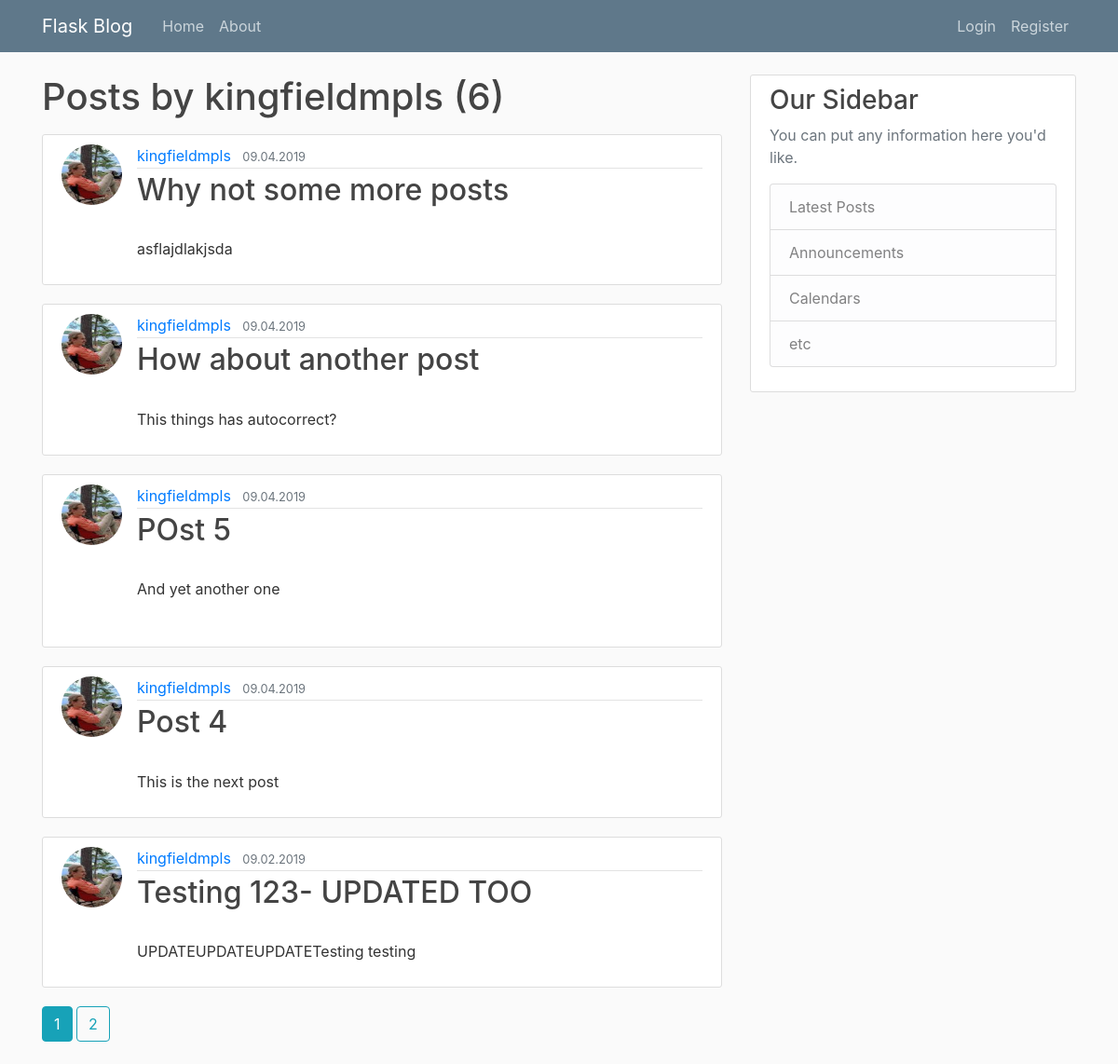
The page /user/kingfieldmpls on the database its author committed.
### flaskblog/models.py (models this page shows, shortened)
class User(db.Model, UserMixin):
    id = db.Column(db.Integer, primary_key=True)
    username = db.Column(db.String(20), unique=True, nullable=False)
    email = db.Column(db.String(120), unique=True, nullable=False)
    image_file = db.Column(db.String(20), nullable=False, default="default.jpg")
    password = db.Column(db.String(60), nullable=False)
    posts = db.relationship("Post", backref="author", lazy=True)

class Post(db.Model):
    id = db.Column(db.Integer, primary_key=True)
    title = db.Column(db.String(100), nullable=False)
    date_posted = db.Column(db.DateTime, nullable=False, default=datetime.utcnow)
    content = db.Column(db.Text, nullable=False)
    user_id = db.Column(db.Integer, db.ForeignKey("user.id"), nullable=False)

### flaskblog/routes.py (the view)
@app.route("/user/<string:username>")
def user_posts(username):
    page = request.args.get("page", 1, type=int)
    user = User.query.filter_by(username=username).first_or_404()
    posts = (
        Post.query.filter_by(author=user)
        .order_by(Post.date_posted.desc())
        .paginate(page=page, per_page=5)
    )
    return render_template("user_posts.html", posts=posts, user=user)

### flaskblog/templates/user_posts.html (shortened to what this page needs)
{% extends "layout.html" %}
{% block content %}
<h1 class="mb-3">Posts by {{ user.username }} ({{ posts.total }})</h1>
{% for post in posts.items %}
<article class="media content-section">
    <img class="rounded-circle article-img"
        src="{{ url_for('static', filename='profile_pics/' + post.author.image_file) }}">
    <div class="media-body">
        <div class="article-metadata">
            <a class="mr-2" href="{{ url_for('user_posts', username=post.author.username) }}">
                {{  post.author.username }}
            </a>
            <small class="text-muted">
                {{ post.date_posted.strftime("%m.%d.%Y") }}
            </small>
        </div>
        <h2>
            <a class="article-title" href="{{ url_for('post', post_id=post.id) }}">
                {{ post.title }}
            </a>
        </h2>
        <p class="article-content">
            {{ post.content }}
        </p>
    </div>
</article>
{% endfor %}
{% for page_num in posts.iter_pages() %}
{% if page_num %}
{% if posts.page == page_num %}
<a class="btn btn-info mb-4"
    href="{{ url_for('user_posts', username=user.username, page=page_num)  }}">{{ page_num }}</a>
{% else %}
<a class="btn btn-outline-info mb-4"
    href="{{ url_for('user_posts', username=user.username, page=page_num)  }}">{{ page_num }}</a>
{% endif %}
{% endif %}
{% endfor %}
{% endblock content %}

### flaskblog/templates/layout.html (shortened to what this page needs)
<!DOCTYPE html>
<html lang="en">
<head>
    <link rel="stylesheet" href="https://stackpath.bootstrapcdn.com/bootstrap/4.3.1/css/bootstrap.min.css"
>
    <link rel="stylesheet" type="text/css" href="{{ url_for('static', filename='main.css') }}">
</head>
<body>
    <header class="site-header">
        <nav class="navbar navbar-expand-md navbar-dark bg-steel fixed-top">
            <div class="container">
                <a class="navbar-brand mr-4" href="/">Flask Blog</a>
                <div class="collapse navbar-collapse" id="navbarToggle">
                    <div class="navbar-nav mr-auto">
                        <a class="nav-item nav-link" href="{{ url_for("home") }}">Home</a>
                        <a class="nav-item nav-link" href="{{ url_for("about") }}">About</a>
                    </div>
                    <div class="navbar-nav">
                        {% if current_user.is_authenticated %}
                        <a class="nav-item nav-link" href="{{ url_for("new_post") }}">New Post</a>
                        <a class="nav-item nav-link" href="{{ url_for("account") }}">Account</a>
                        <a class="nav-item nav-link" href="{{ url_for("logout") }}">Log out</a>
                        {% else %}
                        <a class="nav-item nav-link" href="{{ url_for("login") }}">Login</a>
                        <a class="nav-item nav-link" href="{{ url_for("register") }}">Register</a>
                        {% endif %}
                    </div>
                </div>
            </div>
        </nav>
    </header>
    <main role="main" class="container">
        <div class="row">
            <div class="col-md-8">
                {% block content %}{% endblock %}
            </div>
            <div class="col-md-4">
                <div class="content-section">
                    <h3>Our Sidebar</h3>
                    <p class='text-muted'>You can put any information here you'd like.
                        <ul class="list-group">
                            <li class="list-group-item list-group-item-light">Latest Posts</li>
                            <li class="list-group-item list-group-item-light">Announcements</li>
                            <li class="list-group-item list-group-item-light">Calendars</li>
                            <li class="list-group-item list-group-item-light">etc</li>
                        </ul>
                    </p>
                </div>
            </div>
        </div>
    </main>
</body>
</html>

### flaskblog/static/main.css (style rules this page uses)
body { background: #fafafa; color: #333333; margin-top: 5rem; }
h1, h2, h3, h4, h5, h6 { color: #444444; }
.bg-steel { background-color: #5f788a; }
.site-header .navbar-nav .nav-link { color: #cbd5db; }
.content-section { background: #ffffff; padding: 10px 20px; border: 1px solid #dddddd; border-radius: 3px; margin-bottom: 20px; }
.article-title { color: #444444; }
.article-content { white-space: pre-line; }
.article-img { height: 65px; width: 65px; margin-right: 16px; }
.article-metadata { padding-bottom: 1px; margin-bottom: 4px; border-bottom: 1px solid #e3e3e3 }

### rows shown on the page
User: username "kingfieldmpls"
Post: image_file (picture), author.username "kingfieldmpls", date_posted "09.04.2019", title "Why not some more posts", content "asflajdlakjsda"
Post: image_file (picture), author.username "kingfieldmpls", date_posted "09.04.2019", title "How about another post", content "This things has autocorrect?"
Post: image_file (picture), author.username "kingfieldmpls", date_posted "09.04.2019", title "POst 5", content "And yet another one"
Post: image_file (picture), author.username "kingfieldmpls", date_posted "09.04.2019", title "Post 4", content "This is the next post"
Post: image_file (picture), author.username "kingfieldmpls", date_posted "09.02.2019", title "Testing 123- UPDATED TOO", content "UPDATEUPDATEUPDATETesting testing"

### other values the page prints
{{ posts.total }} "6"
{{ page_num }} "1"
{{ page_num }} "2"
